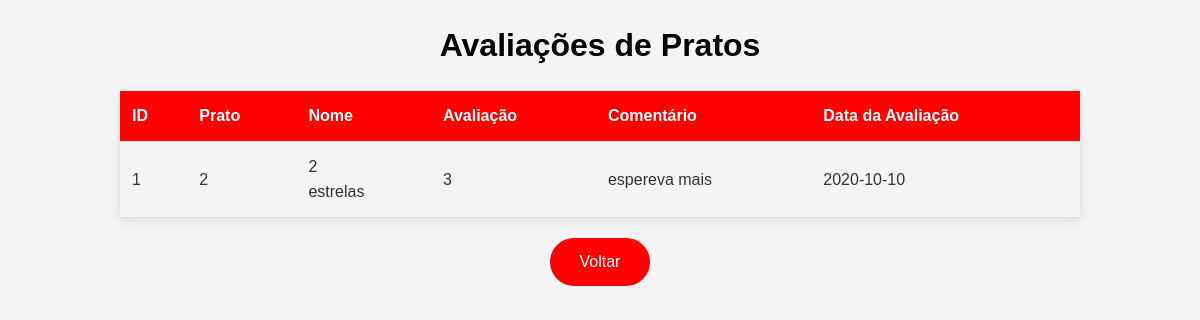
/avaliação.php, run on the app's committed database.
### tables this page shows
CREATE TABLE `avaliacoes` (
  `id` int(11) NOT NULL,
  `id_usuario` int(11) NOT NULL,
  `id_prato` int(11) NOT NULL,
  `estrelas` int(11) DEFAULT NULL CHECK (`estrelas` >= 1 and `estrelas` <= 5),
  `comentario` text DEFAULT NULL,
  `data_avaliacao` date NOT NULL DEFAULT current_timestamp()
);

### avaliação.php (the view, shortened to what this page needs)
<?php
$host = 'localhost';
$db = 'db';
$user = 'root';
$pass = '';
$conn = new mysqli($host, $user, $pass, $db);
$sql = "SELECT * FROM avaliacoes ORDER BY data_avaliacao DESC";
$result = $conn->query($sql);
?>
<!DOCTYPE html>
<html lang="pt-BR">
<head>
    <link rel="stylesheet" href="style-listar.css">
</head>
<body>
    <h1>Avaliações de Pratos</h1>
    <?php if ($result->num_rows > 0): ?>
        <table>
            <tr>
                <th>ID</th>
                <th>Prato</th>
                <th>Nome</th>
                <th>Avaliação</th>
                <th>Comentário</th>
                <th>Data da Avaliação</th>
            </tr>
            <?php while ($row = $result->fetch_assoc()): ?>
                <tr>
                    <td><?php echo $row['id']; ?></td>
                    <td><?php echo htmlspecialchars($row['id_usuario']); ?></td>
                    <td><?php echo htmlspecialchars($row['id_prato']);echo"<p>estrelas</p>" ?></td>
                    <td><?php echo $row['estrelas']; ?></td>
                    <td><?php echo htmlspecialchars($row['comentario']); ?></td>
                    <td><?php echo $row['data_avaliacao']; ?></td>
                </tr>
            <?php endwhile; ?>
        </table>
        <div> <a href="index-adm.html"><button title="Voltar ao início">Voltar</button></a></div>
    <?php else: ?>
        <p>Nenhuma avaliação encontrada.</p>
    <?php endif; ?>

### style-listar.css (style rules this page uses)
* { margin: 0; padding: 0; box-sizing: border-box; }
body { font-family: Arial, sans-serif; background-color: #f4f4f4; color: #333; line-height: 1.6; text-align: center; }
h1 { text-align: center; margin: 20px 0; color: black; }
table { width: 80%; margin: 20px auto; border-collapse: collapse; box-shadow: 0 2px 10px rgba(0, 0, 0, 0.1); }
th, td { padding: 12px; text-align: left; border-bottom: 1px solid #ddd; }
th { background-color: red; color: white; }
a { color: blue; text-decoration: none; text-align: center; }
button { cursor: pointer; background-color: red; color: white; border: none; border-radius: 25px; padding: 15px 30px; font-size: 16px; cursor: pointer; transition: background-color 0.3s; }

### data on the page
avaliacoes: id "1", id_usuario "2", id_prato "2", estrelas "3", comentario "espereva mais", data_avaliacao "2020-10-10"
